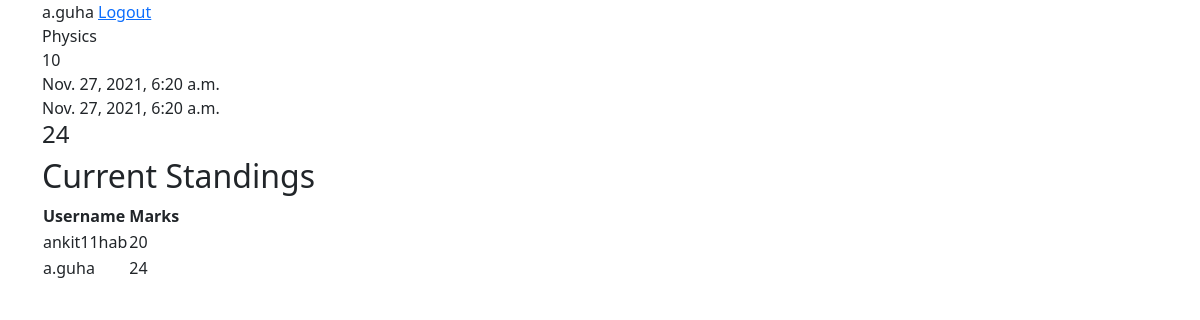
The app's page /question/4 (signed in) with its own data.
### base/models.py (models this page shows, shortened)
class Question(models.Model):
    title = models.CharField(max_length=200)
    classs = models.IntegerField()
    start_time = models.DateTimeField()
    end_time = models.DateTimeField()
    paper_file = models.FileField(upload_to ='uploads/')
    answer_key = models.CharField(max_length=200,default="")
    marks_per_question = models.IntegerField(default=4)

### users/models.py (models this page shows, shortened)
class Submission(models.Model):
    question = models.ForeignKey(Question, on_delete=models.CASCADE)
    submitted_answer = models.CharField(max_length=200)
    marks_obtd = models.IntegerField(default=0)
    submitted = models.BooleanField(default=False)
    user = models.ForeignKey(User, on_delete=models.CASCADE)

### base/views.py (the view)
# urls.py: path('question/<int:pk>', views.detail_view, name='question-detail'),
@login_required
def detail_view(request,pk):
    question = Question.objects.get(pk = pk)
    all_submissions = Submission.objects.filter(submitted=True)
    if Submission.objects.filter(question=question, user = request.user).first():
        submission = Submission.objects.filter(question=question, user = request.user).first()
    else:
        submission = Submission(question=question, submitted=False, submitted_answer = "", user = request.user)
        submission.save()
    return render(request, 'base/question_detail.html', {'question':question,'submission':submission,'all_submissions':all_submissions})

### base/templates/base/question_detail.html
{% extends 'base/base.html' %}
{% block content %}
{{ user.username }}
<a href="{% url 'logout' %}">Logout</a>
<div>{{ question.title }}</div>
<div>{{ question.classs }}</div>
<div>{{ question.start_time }}</div>
<div>{{ question.end_time }}</div>
{% if submission.submitted %}
    <h4>{{submission.marks_obtd}}</h4>
    <h2>Current Standings</h2>
    <table>
        <tr>
            <th>Username</th>
            <th>Marks</th>
        </tr>
        {% for curr_submission in all_submissions %}
        <tr>
            <td>{{ curr_submission.user.username }}</td>
            <td>{{ curr_submission.marks_obtd }}</td>
        </tr>
        {% endfor %}
    </table>
{% else %}
    <a href = "{% url 'answer-form' question.id %}">Attempt</a>
{% endif %}
{% endblock %}

### records on screen
Question: title "Physics", classs "10", start_time "Nov. 27, 2021, 6:20 a.m.", end_time "Nov. 27, 2021, 6:20 a.m."
Submission: marks_obtd "24", user.username "a.guha"
Submission: user.username "ankit11hab", marks_obtd "20"

### other values on screen
{{ user.username }} "a.guha"
